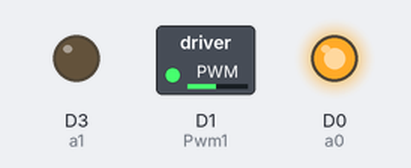
This sketch was run on a simulated ESP8266 (NodeMCU). Parts: switched loads named in the sketch (green lamp = pin HIGH), output pins drawn as LEDs (lit = HIGH).

Above: at 0.1 s.
Timing chart, 0 to 1.6 s (numbered marks = the images above):
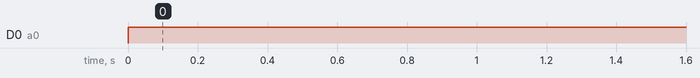

Measured:
- by itself, D0 (a0): LOW → HIGH at 0.00 s

The sketch:

motor-pwm.ino
```cpp
int Pwm1 = D1; //Nodemcu PWM pin
int a0 = D0;
int a1 = D3;

void setup() {
  // put your setup code here, to run once:
  Serial.begin(115200);
   pinMode(a0, OUTPUT);
   pinMode(a1, OUTPUT);
   pinMode(Pwm1, OUTPUT);
}

void loop() {
  // put your main code here, to run repeatedly:
  analogWrite(Pwm1, 120);
    digitalWrite(a0, HIGH);
    digitalWrite(a1, LOW);

//    delay(5000);
//
//    analogWrite(Pwm1, 120);
//    delay(10000);
//    analogWrite(Pwm1, 250);
//    delay(5000);
}
```
